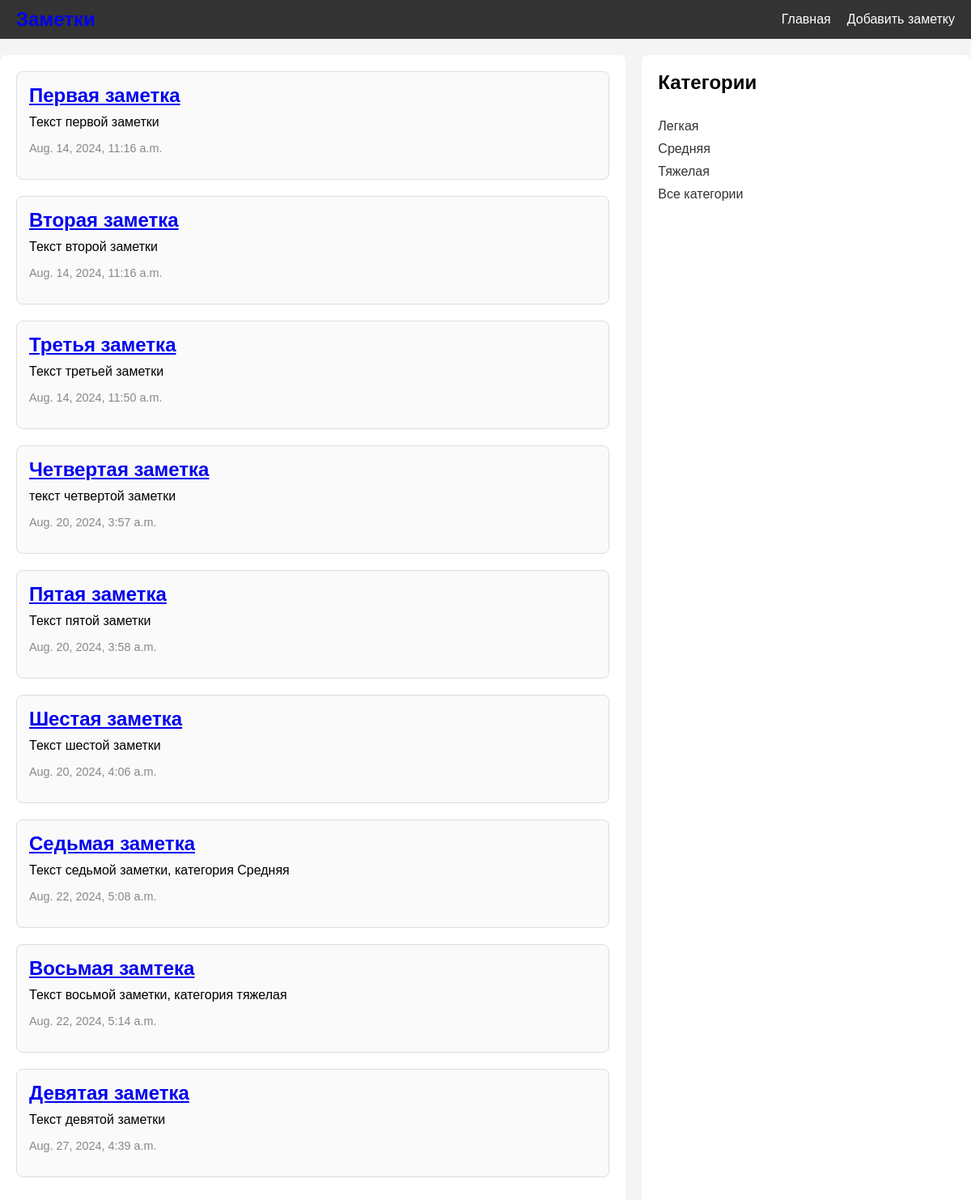
The page / on the database its author committed.
### core/models.py (models this page shows, shortened)
class Post(models.Model):
    title = models.CharField(max_length=200)
    text = models.TextField()
    created_data = models.DateTimeField(auto_now_add=True)
    category = models.ForeignKey(PostCategory,
                                 blank = True,
                                 null = True,
                                 on_delete=models.SET_NULL,
                                 related_name='category_post')
    class Meta:
        verbose_name = 'Запись'
        verbose_name_plural = 'Записи'

class PostCategory(models.Model):
    title = models.CharField(max_length=255, verbose_name='Название')
    class Meta:
        verbose_name = 'Категория'
        verbose_name_plural = 'Категории'

### core/views.py (the view)
# urls.py: path('', main, name='main'),
def main(request):
    posts = Post.objects.all()
    category = request.GET.get('category')
    active_category = None
    if category:
        posts = posts.filter(category__id=category)
        active_category = PostCategory.objects.get(id=category)
    categories = PostCategory.objects.all()
    context = {
        "posts": posts,
        'categories': categories,
        'active_category': active_category
    }
    return render(request, 'main.html', context)

### templates/main.html
{% extends 'base.html' %}
{% block content %}
<div class="container">
    <div class="main-content">
       {% for post in posts %}
        <div class="post-card">
            <h2><a href="{% url 'post_detail' post.id %}">{{ post.title }}</a></h2>
            <p>{{ post.text }}</p>
            <p class="date">{{ post.created_data }}</p>
        </div>
        {% endfor %}
    </div>
    <aside class="sidebar">
        <h2>Категории</h2>
        <ul>
            {% for category in categories %}
            {% if category.id == active_category.id %}
            <b><li><a href="?category={{ category.id }}">{{category.title}}</a></li></b>
            {% else %}
            <li><a href="?category={{ category.id }}">{{category.title}}</a></li>
            {% endif %}
            {% endfor %}
            <li><a href="{% url 'main' %}">Все категории</a></li>
        </ul>
    </aside>
</div>
{% endblock %}

### templates/base.html (style rules this page uses)
body { font-family: Arial, sans-serif; margin: 0; padding: 0; background-color: #f4f4f4; }
.container { display: flex; margin: 20px; max-width: 1200px; margin: 20px auto; }
.main-content { flex: 2; padding: 20px; background-color: #fff; border-radius: 8px; margin-right: 20px; }
.sidebar { flex: 1; padding: 20px; background-color: #fff; border-radius: 8px; }
h1, h2 { margin: 0; padding-bottom: 10px; }
.post-card { padding: 15px; margin-bottom: 20px; border: 1px solid #ddd; border-radius: 8px; background-color: #fafafa; }
.post-card p { margin: 0 0 15px; }
.post-card .date { color: #888; font-size: 0.9em; }
ul { list-style-type: none; padding: 0; }
ul li { padding: 5px 0; }
ul li a { text-decoration: none; color: #333; }

### rows shown on the page
Post: title "Первая заметка", text "Текст первой заметки", created_data "Aug. 14, 2024, 11:16 a.m."
Post: title "Вторая заметка", text "Текст второй заметки", created_data "Aug. 14, 2024, 11:16 a.m."
Post: title "Третья заметка", text "Текст третьей заметки", created_data "Aug. 14, 2024, 11:50 a.m."
Post: title "Четвертая заметка", text "текст четвертой заметки", created_data "Aug. 20, 2024, 3:57 a.m."
Post: title "Пятая заметка", text "Текст пятой заметки", created_data "Aug. 20, 2024, 3:58 a.m."
Post: title "Шестая заметка", text "Текст шестой заметки", created_data "Aug. 20, 2024, 4:06 a.m."
Post: title "Седьмая заметка", text "Текст седьмой заметки, категория Средняя", created_data "Aug. 22, 2024, 5:08 a.m."
Post: title "Восьмая замтека", text "Текст восьмой заметки, категория тяжелая", created_data "Aug. 22, 2024, 5:14 a.m."
Post: title "Девятая заметка", text "Текст девятой заметки", created_data "Aug. 27, 2024, 4:39 a.m."
PostCategory: title "Легкая"
PostCategory: title "Средняя"
PostCategory: title "Тяжелая"
